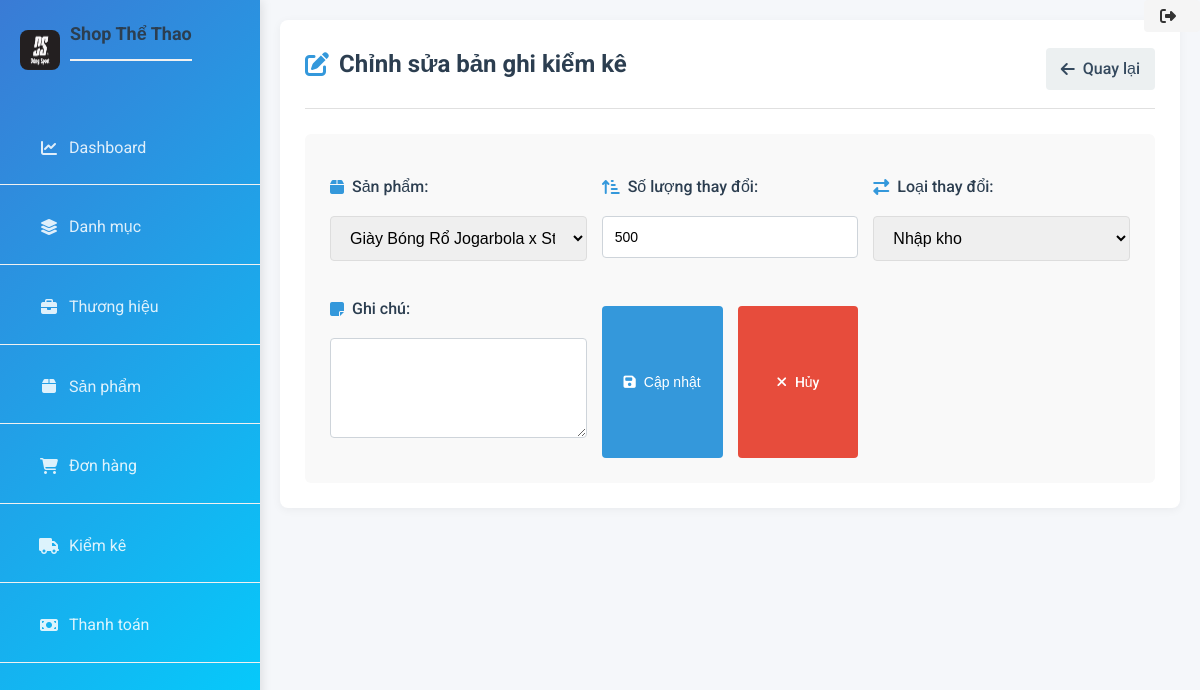
The page /inventory/edit/2 on the database its author committed.
### models/inventory_log.py (models this page shows)
class InventoryLog(db.Model):
    __tablename__ = 'inventory_log'
    id_log = Column(Integer, primary_key=True, autoincrement=True)
    id_product = Column(Integer, ForeignKey('products.id_product'))
    change_quantity = Column(Integer)
    change_type = Column(Enum('import', 'export'))
    log_date = Column(TIMESTAMP)
    note = Column(Text)

### models/product.py (models this page shows)
class Product(db.Model):
    __tablename__ = 'products'
    id_product = Column(Integer, primary_key=True, autoincrement=True)
    product_name = Column(String(255), nullable=False)
    id_category = Column(Integer, ForeignKey('categories.id_category'), nullable=True)
    id_brand = Column(Integer, ForeignKey('brands.id_brand'), nullable=True)
    price = Column(DECIMAL(10, 2))
    cost_price = Column(DECIMAL(10, 2))
    inventory = Column(Integer)
    description = Column(Text)
    created_at = Column(TIMESTAMP, server_default=func.now())
    size = Column(String(50), nullable=True)
    color = Column(String(50), nullable=True)
    discount = Column(Integer, nullable=True, default="0")
    category = relationship("Category", backref="products")
    brand = relationship("Brand", backref="products")

### routes/inventory_log.py (the view)
@inventory_bp.route("/edit/<int:id_log>", methods=["GET"])
def edit_inventory(id_log):
    log = InventoryLog.query.get_or_404(id_log)
    products = Product.query.all()
    return render_template("admin/inventory_form.html", log=log, products=products)

### app.py (called while the page is built)
@app.before_request
def log_request_info():
    logging.info(f"Body: {request.get_data()}")

### templates/admin/inventory_form.html (shortened to what this page needs)
{% extends "admin/base.html" %}
{% block extra_css %}
<link rel="stylesheet" href="{{ url_for('static', filename='css/brand_form.css') }}">
{% endblock %}
{% block content %}
<div class="inventory-form-container">
    <div class="page-header">
        <h2>
            {% if log %}
                <i class="fas fa-edit"></i> Chỉnh sửa bản ghi kiểm kê
            {% else %}
                <i class="fas fa-plus-circle"></i> Thêm bản ghi kiểm kê mới
            {% endif %}
        </h2>
        <a href="{{ url_for('inventory.list_inventory') }}" class="btn-back">
            <i class="fas fa-arrow-left"></i> Quay lại
        </a>
    </div>
    <div class="form-wrapper">
        <form method="post" action="{% if log %}{{ url_for('inventory.update_inventory', id_log=log.id_log) }}{% else %}{{ url_for('inventory.add_inventory') }}{% endif %}" class="inventory-form">
            <div class="form-group">
                <label for="id_product"><i class="fas fa-box"></i> Sản phẩm:</label>
                <select id="id_product" name="id_product" class="form-control" required>
                    {% for product in products %}
                    <option value="{{ product.id_product }}" {% if log and log.id_product == product.id_product %}selected{% endif %}>
                        {{ product.product_name }}
                    </option>
                    {% endfor %}
                </select>
            </div>
            <div class="form-group">
                <label for="change_quantity"><i class="fas fa-sort-amount-up-alt"></i> Số lượng thay đổi:</label>
                <input type="number" id="change_quantity" name="change_quantity" class="form-control" value="{{ log.change_quantity if log else '' }}" required>
            </div>
            <div class="form-group">
                <label for="change_type"><i class="fas fa-exchange-alt"></i> Loại thay đổi:</label>
                <select id="change_type" name="change_type" class="form-control" required>
                    <option value="import" {% if log and log.change_type == 'import' %}selected{% endif %}>Nhập kho</option>
                </select>
            </div>
            <div class="form-group">
                <label for="note"><i class="fas fa-sticky-note"></i> Ghi chú:</label>
                <textarea id="note" name="note" class="form-control" rows="4">{{ log.note if log else '' }}</textarea>
            </div>
            <div class="form-actions">
                <button type="submit" class="btn-submit">
                    <i class="fas fa-save"></i> {% if log %}Cập nhật{% else %}Lưu{% endif %}
                </button>
                <a href="{{ url_for('inventory.list_inventory') }}" class="btn-cancel">
                    <i class="fas fa-times"></i> Hủy
                </a>
            </div>
        </form>
    </div>
</div>
{% endblock %}

### static/css/style.css (style rules this page uses)
* { margin: 0; padding: 0; box-sizing: border-box; }
body { font-family: 'Roboto', sans-serif; background-color: #f5f7fa; color: #333; line-height: 1.6; }
h2 { color: #2c3e50; margin-bottom: 20px; padding-bottom: 10px; border-bottom: 2px solid #f1f1f1; }
form { display: grid; grid-template-columns: repeat(auto-fit, minmax(250px, 1fr)); gap: 15px; margin-top: 15px; }
input, select, button { padding: 10px 15px; border: 1px solid #ddd; border-radius: 4px; font-size: 14px; }
button { background-color: #3a7bd5; color: white; border: none; cursor: pointer; transition: background-color 0.3s; font-weight: 500; }
.form-group { margin-bottom: 20px; }
.form-group label { display: block; margin-bottom: 8px; color: #495057; font-weight: 500; }
.form-group label i { margin-right: 6px; color: #6c757d; }
.form-group input, .form-group textarea { width: 100%; padding: 12px; border: 1px solid #ced4da; border-radius: 4px; font-size: 14px; transition: border-color 0.3s; }
.btn-submit, .btn-cancel { padding: 10px 20px; border-radius: 4px; font-size: 14px; cursor: pointer; display: flex; align-items: center; transition: all 0.3s; border: none; }
.btn-submit { background-color: #5d87ff; color: white; }
.page-header { display: flex; justify-content: space-between; align-items: center; margin-bottom: 20px; padding-bottom: 15px; border-bottom: 2px solid #f1f1f1; }
.page-header h2 { margin: 0; border-bottom: none; }

### static/css/brand_form.css (style rules this page uses)
.page-header { display: flex; justify-content: space-between; align-items: center; margin-bottom: 25px; padding-bottom: 15px; border-bottom: 1px solid #e0e0e0; }
.page-header h2 { color: #2c3e50; font-size: 24px; margin: 0; display: flex; align-items: center; }
.page-header h2 i { margin-right: 10px; color: #3498db; }
.btn-back { background-color: #ecf0f1; color: #34495e; padding: 8px 15px; border-radius: 4px; text-decoration: none; font-weight: 500; transition: all 0.3s ease; display: flex; align-items: center; }
.btn-back i { margin-right: 8px; }
.form-wrapper { background-color: #f9f9f9; border-radius: 6px; padding: 25px; }
.form-group { display: flex; flex-direction: column; gap: 8px; }
.form-group label { font-weight: 500; color: #2c3e50; display: flex; align-items: center; }
.form-group label i { margin-right: 8px; color: #3498db; }
.form-control { padding: 12px 15px; border: 1px solid #ddd; border-radius: 4px; font-size: 16px; transition: border-color 0.3s ease; }
textarea.form-control { resize: vertical; min-height: 100px; }
.form-actions { display: flex; gap: 15px; margin-top: 10px; }
.btn-submit, .btn-cancel { padding: 12px 20px; border-radius: 4px; font-weight: 500; cursor: pointer; display: flex; align-items: center; justify-content: center; transition: all 0.3s ease; text-decoration: none; }
.btn-submit { background-color: #3498db; color: white; border: none; flex: 1; }
.btn-cancel { background-color: #e74c3c; color: white; border: none; flex: 1; }
.btn-submit i, .btn-cancel i { margin-right: 8px; }

### rows shown on the page
InventoryLog: id_product "Giày Bóng Rổ Jogarbola x Stepback \"Ghi\" JG-23232-01 - Hàng Chính Hãng", change_quantity "500", change_type "Nhập kho"
